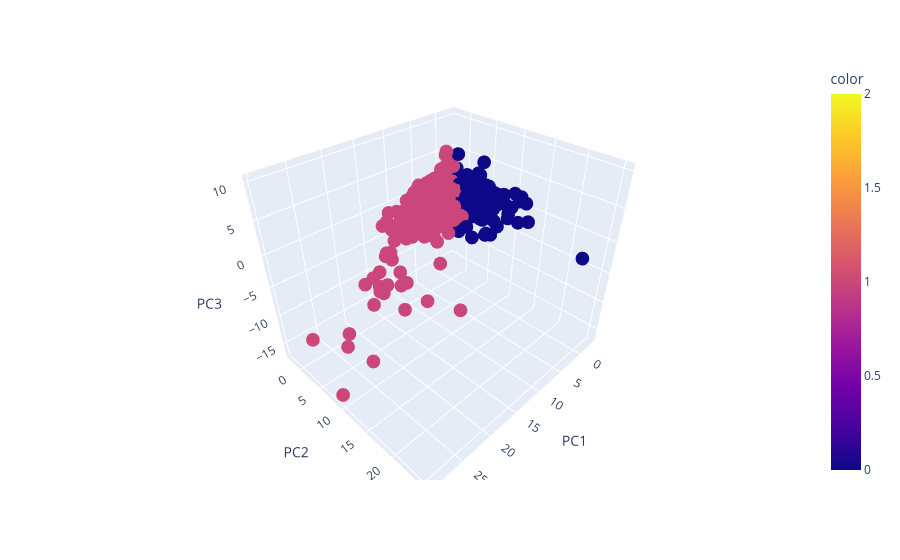

Notebook cell for this chart:
### Code cell
import plotly.express as px

fig = px.scatter_3d (pca_3_df , x = pca_3_df ['PC1'] , y = pca_3_df ['PC2'], z = pca_3_df ['PC3'],
                    color = KMeans (n_clusters = 3).fit_predict (pca_2_df)) 
fig.show()

### Figure 1 — Plotly figure (JSON) as saved in the notebook; plotly's stock layout.template omitted (floating-point values rounded to 4 significant figures; data arrays with more than 128 entries replaced by an {"elided": "..."} marker saying what was removed)
{"data": [{"hovertemplate": "PC1=%{x}<br>PC2=%{y}<br>PC3=%{z}<br>color=%{marker.color}<extra></extra>", "legendgroup": "", "marker": {"color": {"elided": "8876 int values"}, "coloraxis": "coloraxis", "symbol": "circle"}, "mode": "markers", "name": "", "scene": "scene", "showlegend": false, "type": "scatter3d", "x": {"elided": "8876 float values"}, "y": {"elided": "8876 float values"}, "z": {"elided": "8876 float values"}}], "layout": {"coloraxis": {"colorbar": {"title": {"text": "color"}}, "colorscale": [[0, "#0d0887"], [0.1111, "#46039f"], [0.2222, "#7201a8"], [0.3333, "#9c179e"], [0.4444, "#bd3786"], [0.5556, "#d8576b"], [0.6667, "#ed7953"], [0.7778, "#fb9f3a"], [0.8889, "#fdca26"], [1, "#f0f921"]]}, "legend": {"tracegroupgap": 0}, "margin": {"t": 60}, "scene": {"domain": {"x": [0, 1], "y": [0, 1]}, "xaxis": {"title": {"text": "PC1"}}, "yaxis": {"title": {"text": "PC2"}}, "zaxis": {"title": {"text": "PC3"}}}}}
